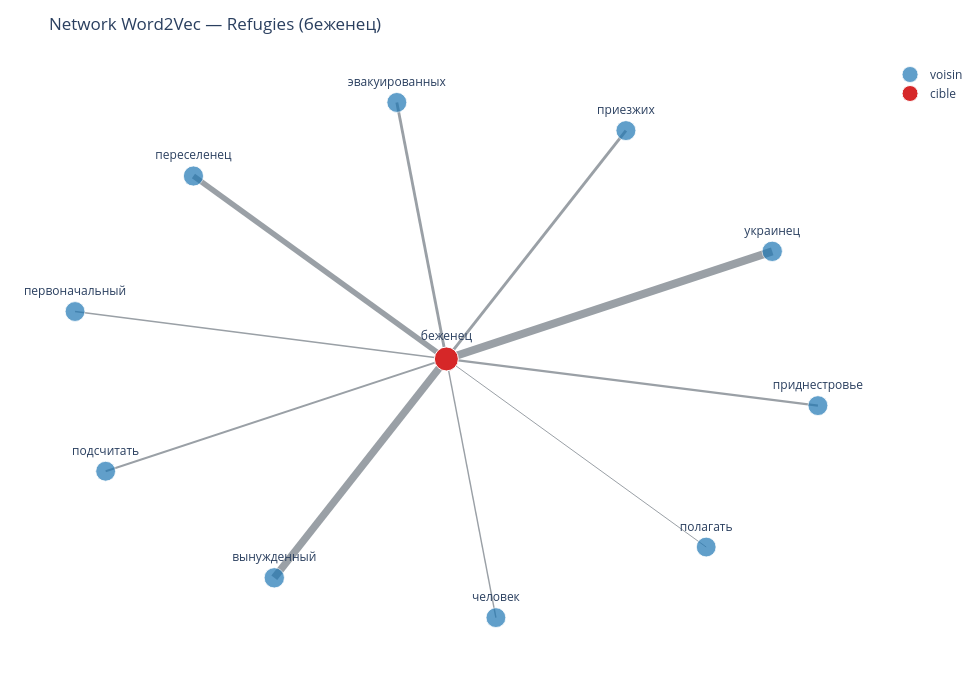
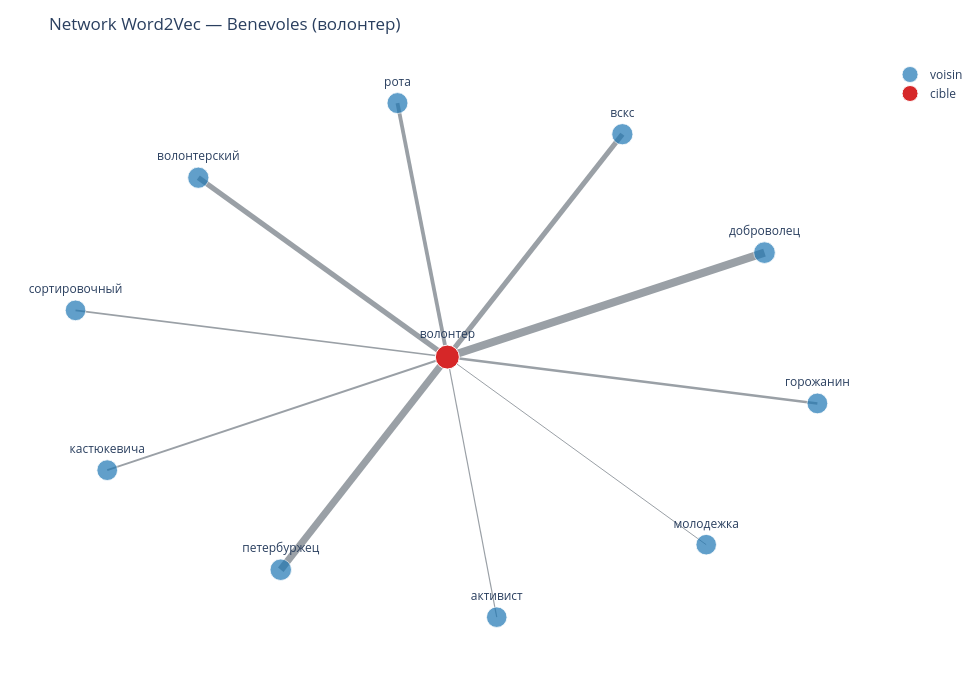
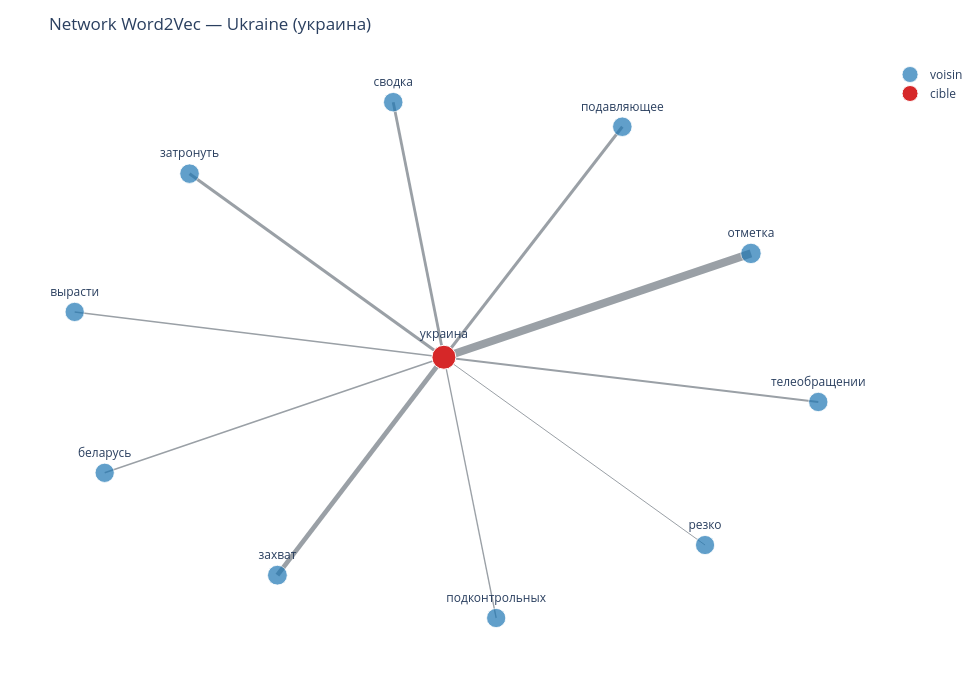
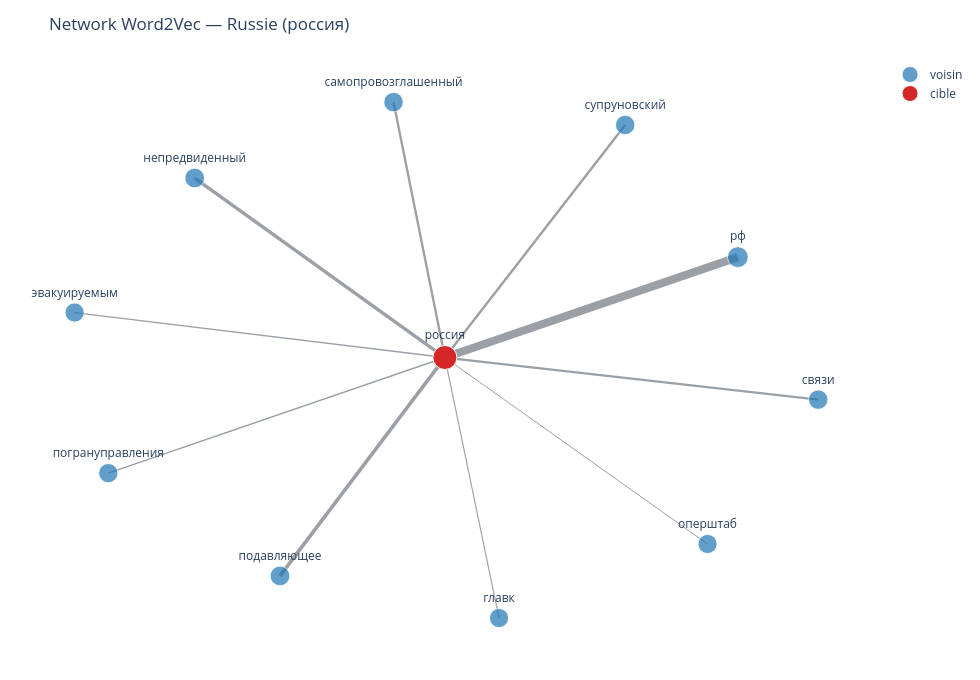

The cell these charts' notebook holds for them, in order:
### Markdown cell above
### 4.10. Visualisation en réseau des voisins Word2Vec

Cette cellule représente chaque terme-cible et ses voisins sous forme de graphe. L’épaisseur des liens traduit le score de similarité. La visualisation aide à repérer les champs lexicaux dominants autour de chaque cible.

### Code cell
# 5) Petit network graph par target (mot cible + voisins Word2Vec)
import networkx as nx
import plotly.graph_objects as go

if "similar_df" not in globals() or similar_df.empty:
    raise ValueError("similar_df est vide. Exécute d'abord la cellule 3) Most similar.")

NET_TOPN = 10  # nombre de voisins par cible

for label, term in TARGETS_W2V.items():
    t = normalize_token(term)
    if t not in w2v_model.wv:
        print(f"Cible ignorée (absente du vocabulaire): {label} -> {t}")
        continue

    sub = (
        similar_df[similar_df["target"] == label]
        .sort_values("rank")
        .head(NET_TOPN)
    )

    if sub.empty:
        print(f"Aucun voisin à tracer pour {label}.")
        continue

    # Graphe étoile: cible au centre + voisins
    G = nx.Graph()
    G.add_node(t, node_type="cible")

    for _, r in sub.iterrows():
        w = str(r["similar_word"])
        sim = float(r["similarity"])
        G.add_node(w, node_type="voisin")
        G.add_edge(t, w, weight=sim)

    # Layout
    pos = nx.spring_layout(G, seed=RANDOM_SEED, k=0.9)

    # Arêtes avec épaisseur proportionnelle à la similarité
    sim_values = [G.edges[u, v]["weight"] for u, v in G.edges()]
    sim_min, sim_max = min(sim_values), max(sim_values)

    def edge_width(sim: float, w_min: float = 1.0, w_max: float = 8.0) -> float:
        if sim_max == sim_min:
            return (w_min + w_max) / 2
        return w_min + (sim - sim_min) * (w_max - w_min) / (sim_max - sim_min)

    edge_traces = []
    for u, v in G.edges():
        x0, y0 = pos[u]
        x1, y1 = pos[v]
        sim = float(G.edges[u, v]["weight"])

        edge_traces.append(
            go.Scatter(
                x=[x0, x1],
                y=[y0, y1],
                mode="lines",
                line=dict(width=edge_width(sim), color="#9aa0a6"),
                hovertemplate=f"similarity={sim:.3f}<extra>lien</extra>",
                showlegend=False,
            )
        )

    # Nœuds (cible)
    target_trace = go.Scatter(
        x=[pos[n][0] for n in G.nodes() if G.nodes[n]["node_type"] == "cible"],
        y=[pos[n][1] for n in G.nodes() if G.nodes[n]["node_type"] == "cible"],
        mode="markers+text",
        text=[n for n in G.nodes() if G.nodes[n]["node_type"] == "cible"],
        textposition="top center",
        marker=dict(size=24, color="#d62728", line=dict(width=1, color="white")),
        name="cible",
        hovertemplate="mot=%{text}<extra>cible</extra>",
    )

    # Nœuds (voisins)
    voisin_nodes = [n for n in G.nodes() if G.nodes[n]["node_type"] == "voisin"]
    voisin_sizes = []
    for n in voisin_nodes:
        sim = G.edges[t, n]["weight"] if G.has_edge(t, n) else 0.0
        voisin_sizes.append(10 + sim * 18)

    voisin_trace = go.Scatter(
        x=[pos[n][0] for n in voisin_nodes],
        y=[pos[n][1] for n in voisin_nodes],
        mode="markers+text",
        text=voisin_nodes,
        textposition="top center",
        marker=dict(size=voisin_sizes, color="#1f77b4", line=dict(width=0.8, color="white")),
        name="voisin",
        hovertemplate="mot=%{text}<extra>voisin</extra>",
    )

    fig = go.Figure(data=edge_traces + [voisin_trace, target_trace])
    fig.update_layout(
        title=f"Network Word2Vec — {label} ({t})",
        template="plotly_white",
        width=980,
        height=680,
        showlegend=True,
        margin=dict(l=20, r=20, t=60, b=20),
        xaxis=dict(showgrid=False, zeroline=False, showticklabels=False),
        yaxis=dict(showgrid=False, zeroline=False, showticklabels=False),
    )
    fig.show()

print("Terminé: network graph affiché pour chaque target (épaisseur des liens = similarity).")

### Figure 1 — Plotly figure (JSON) as saved in the notebook; plotly's stock layout.template omitted (floating-point values rounded to 4 significant figures)
{"data": [{"hovertemplate": "similarity=0.574<extra>lien</extra>", "line": {"color": "#9aa0a6", "width": 8}, "mode": "lines", "showlegend": false, "type": "scatter", "x": [4.894e-05, 0.8685], "y": [0.0005768, 0.4169]}, {"hovertemplate": "similarity=0.572<extra>lien</extra>", "line": {"color": "#9aa0a6", "width": 7.491}, "mode": "lines", "showlegend": false, "type": "scatter", "x": [4.894e-05, -0.4586], "y": [0.0005768, -0.8459]}, {"hovertemplate": "similarity=0.562<extra>lien</extra>", "line": {"color": "#9aa0a6", "width": 5.405}, "mode": "lines", "showlegend": false, "type": "scatter", "x": [4.894e-05, -0.674], "y": [0.0005768, 0.7082]}, {"hovertemplate": "similarity=0.551<extra>lien</extra>", "line": {"color": "#9aa0a6", "width": 2.939}, "mode": "lines", "showlegend": false, "type": "scatter", "x": [4.894e-05, 0.4786], "y": [0.0005768, 0.884]}, {"hovertemplate": "similarity=0.551<extra>lien</extra>", "line": {"color": "#9aa0a6", "width": 2.847}, "mode": "lines", "showlegend": false, "type": "scatter", "x": [4.894e-05, -0.1319], "y": [0.0005768, 0.9928]}, {"hovertemplate": "similarity=0.548<extra>lien</extra>", "line": {"color": "#9aa0a6", "width": 2.252}, "mode": "lines", "showlegend": false, "type": "scatter", "x": [4.894e-05, 0.9903], "y": [0.0005768, -0.1799]}, {"hovertemplate": "similarity=0.546<extra>lien</extra>", "line": {"color": "#9aa0a6", "width": 1.923}, "mode": "lines", "showlegend": false, "type": "scatter", "x": [4.894e-05, -0.908], "y": [0.0005768, -0.4338]}, {"hovertemplate": "similarity=0.545<extra>lien</extra>", "line": {"color": "#9aa0a6", "width": 1.669}, "mode": "lines", "showlegend": false, "type": "scatter", "x": [4.894e-05, -0.9896], "y": [0.0005768, 0.1841]}, {"hovertemplate": "similarity=0.544<extra>lien</extra>", "line": {"color": "#9aa0a6", "width": 1.429}, "mode": "lines", "showlegend": false, "type": "scatter", "x": [4.894e-05, 0.1321], "y": [0.0005768, -1]}, {"hovertemplate": "similarity=0.542<extra>lien</extra>", "line": {"color": "#9aa0a6", "width": 1}, "mode": "lines", "showlegend": false, "type": "scatter", "x": [4.894e-05, 0.6926], "y": [0.0005768, -0.7269]}, {"hovertemplate": "mot=%{text}<extra>voisin</extra>", "marker": {"color": "#1f77b4", "line": {"color": "white", "width": 0.8}, "size": [20.34, 20.29, 20.12, 19.92, 19.91, 19.86, 19.84, 19.82, 19.8, 19.76]}, "mode": "markers+text", "name": "voisin", "text": ["украинец", "вынужденный", "переселенец", "приезжих", "эвакуированных", "приднестровье", "подсчитать", "первоначальный", "человек", "полагать"], "textposition": "top center", "type": "scatter", "x": [0.8685, -0.4586, -0.674, 0.4786, -0.1319, 0.9903, -0.908, -0.9896, 0.1321, 0.6926], "y": [0.4169, -0.8459, 0.7082, 0.884, 0.9928, -0.1799, -0.4338, 0.1841, -1, -0.7269]}, {"hovertemplate": "mot=%{text}<extra>cible</extra>", "marker": {"color": "#d62728", "line": {"color": "white", "width": 1}, "size": 24}, "mode": "markers+text", "name": "cible", "text": ["беженец"], "textposition": "top center", "type": "scatter", "x": [4.894e-05], "y": [0.0005768]}], "layout": {"height": 680, "margin": {"b": 20, "l": 20, "r": 20, "t": 60}, "showlegend": true, "title": {"text": "Network Word2Vec — Refugies (беженец)"}, "width": 980, "xaxis": {"showgrid": false, "showticklabels": false, "zeroline": false}, "yaxis": {"showgrid": false, "showticklabels": false, "zeroline": false}}}

### Figure 2 — Plotly figure (JSON) as saved in the notebook; plotly's stock layout.template omitted (floating-point values rounded to 4 significant figures)
{"data": [{"hovertemplate": "similarity=0.645<extra>lien</extra>", "line": {"color": "#9aa0a6", "width": 8}, "mode": "lines", "showlegend": false, "type": "scatter", "x": [0.001667, 0.8451], "y": [0.004462, 0.4077]}, {"hovertemplate": "similarity=0.637<extra>lien</extra>", "line": {"color": "#9aa0a6", "width": 7.043}, "mode": "lines", "showlegend": false, "type": "scatter", "x": [0.001667, -0.4413], "y": [0.004462, -0.8169]}, {"hovertemplate": "similarity=0.621<extra>lien</extra>", "line": {"color": "#9aa0a6", "width": 5.233}, "mode": "lines", "showlegend": false, "type": "scatter", "x": [0.001667, -0.6605], "y": [0.004462, 0.697]}, {"hovertemplate": "similarity=0.620<extra>lien</extra>", "line": {"color": "#9aa0a6", "width": 5.14}, "mode": "lines", "showlegend": false, "type": "scatter", "x": [0.001667, 0.4672], "y": [0.004462, 0.865]}, {"hovertemplate": "similarity=0.609<extra>lien</extra>", "line": {"color": "#9aa0a6", "width": 3.79}, "mode": "lines", "showlegend": false, "type": "scatter", "x": [0.001667, -0.131], "y": [0.004462, 0.9852]}, {"hovertemplate": "similarity=0.597<extra>lien</extra>", "line": {"color": "#9aa0a6", "width": 2.425}, "mode": "lines", "showlegend": false, "type": "scatter", "x": [0.001667, 0.9858], "y": [0.004462, -0.1746]}, {"hovertemplate": "similarity=0.593<extra>lien</extra>", "line": {"color": "#9aa0a6", "width": 1.971}, "mode": "lines", "showlegend": false, "type": "scatter", "x": [0.001667, -0.9029], "y": [0.004462, -0.4324]}, {"hovertemplate": "similarity=0.590<extra>lien</extra>", "line": {"color": "#9aa0a6", "width": 1.596}, "mode": "lines", "showlegend": false, "type": "scatter", "x": [0.001667, -0.9872], "y": [0.004462, 0.1847]}, {"hovertemplate": "similarity=0.586<extra>lien</extra>", "line": {"color": "#9aa0a6", "width": 1.173}, "mode": "lines", "showlegend": false, "type": "scatter", "x": [0.001667, 0.133], "y": [0.004462, -1]}, {"hovertemplate": "similarity=0.584<extra>lien</extra>", "line": {"color": "#9aa0a6", "width": 1}, "mode": "lines", "showlegend": false, "type": "scatter", "x": [0.001667, 0.6901], "y": [0.004462, -0.7201]}, {"hovertemplate": "mot=%{text}<extra>voisin</extra>", "marker": {"color": "#1f77b4", "line": {"color": "white", "width": 0.8}, "size": [21.61, 21.46, 21.18, 21.16, 20.95, 20.74, 20.67, 20.61, 20.55, 20.52]}, "mode": "markers+text", "name": "voisin", "text": ["доброволец", "петербуржец", "волонтерский", "вскс", "рота", "горожанин", "кастюкевича", "сортировочный", "активист", "молодежка"], "textposition": "top center", "type": "scatter", "x": [0.8451, -0.4413, -0.6605, 0.4672, -0.131, 0.9858, -0.9029, -0.9872, 0.133, 0.6901], "y": [0.4077, -0.8169, 0.697, 0.865, 0.9852, -0.1746, -0.4324, 0.1847, -1, -0.7201]}, {"hovertemplate": "mot=%{text}<extra>cible</extra>", "marker": {"color": "#d62728", "line": {"color": "white", "width": 1}, "size": 24}, "mode": "markers+text", "name": "cible", "text": ["волонтер"], "textposition": "top center", "type": "scatter", "x": [0.001667], "y": [0.004462]}], "layout": {"height": 680, "margin": {"b": 20, "l": 20, "r": 20, "t": 60}, "showlegend": true, "title": {"text": "Network Word2Vec — Benevoles (волонтер)"}, "width": 980, "xaxis": {"showgrid": false, "showticklabels": false, "zeroline": false}, "yaxis": {"showgrid": false, "showticklabels": false, "zeroline": false}}}

### Figure 3 — Plotly figure (JSON) as saved in the notebook; plotly's stock layout.template omitted (floating-point values rounded to 4 significant figures)
{"data": [{"hovertemplate": "similarity=0.576<extra>lien</extra>", "line": {"color": "#9aa0a6", "width": 8}, "mode": "lines", "showlegend": false, "type": "scatter", "x": [0.001664, 0.8205], "y": [0.002961, 0.401]}, {"hovertemplate": "similarity=0.544<extra>lien</extra>", "line": {"color": "#9aa0a6", "width": 4.686}, "mode": "lines", "showlegend": false, "type": "scatter", "x": [0.001664, -0.4424], "y": [0.002961, -0.8326]}, {"hovertemplate": "similarity=0.528<extra>lien</extra>", "line": {"color": "#9aa0a6", "width": 3.075}, "mode": "lines", "showlegend": false, "type": "scatter", "x": [0.001664, -0.6767], "y": [0.002961, 0.7068]}, {"hovertemplate": "similarity=0.527<extra>lien</extra>", "line": {"color": "#9aa0a6", "width": 2.967}, "mode": "lines", "showlegend": false, "type": "scatter", "x": [0.001664, 0.4774], "y": [0.002961, 0.8866]}, {"hovertemplate": "similarity=0.526<extra>lien</extra>", "line": {"color": "#9aa0a6", "width": 2.822}, "mode": "lines", "showlegend": false, "type": "scatter", "x": [0.001664, -0.1335], "y": [0.002961, 0.9809]}, {"hovertemplate": "similarity=0.517<extra>lien</extra>", "line": {"color": "#9aa0a6", "width": 1.92}, "mode": "lines", "showlegend": false, "type": "scatter", "x": [0.001664, 1], "y": [0.002961, -0.1685]}, {"hovertemplate": "similarity=0.513<extra>lien</extra>", "line": {"color": "#9aa0a6", "width": 1.555}, "mode": "lines", "showlegend": false, "type": "scatter", "x": [0.001664, -0.903], "y": [0.002961, -0.4402]}, {"hovertemplate": "similarity=0.513<extra>lien</extra>", "line": {"color": "#9aa0a6", "width": 1.532}, "mode": "lines", "showlegend": false, "type": "scatter", "x": [0.001664, -0.983], "y": [0.002961, 0.1767]}, {"hovertemplate": "similarity=0.511<extra>lien</extra>", "line": {"color": "#9aa0a6", "width": 1.338}, "mode": "lines", "showlegend": false, "type": "scatter", "x": [0.001664, 0.141], "y": [0.002961, -0.9968]}, {"hovertemplate": "similarity=0.508<extra>lien</extra>", "line": {"color": "#9aa0a6", "width": 1}, "mode": "lines", "showlegend": false, "type": "scatter", "x": [0.001664, 0.6981], "y": [0.002961, -0.717]}, {"hovertemplate": "mot=%{text}<extra>voisin</extra>", "marker": {"color": "#1f77b4", "line": {"color": "white", "width": 0.8}, "size": [20.37, 19.79, 19.5, 19.48, 19.46, 19.3, 19.24, 19.23, 19.2, 19.14]}, "mode": "markers+text", "name": "voisin", "text": ["отметка", "захват", "затронуть", "подавляющее", "сводка", "телеобращении", "беларусь", "вырасти", "подконтрольных", "резко"], "textposition": "top center", "type": "scatter", "x": [0.8205, -0.4424, -0.6767, 0.4774, -0.1335, 1, -0.903, -0.983, 0.141, 0.6981], "y": [0.401, -0.8326, 0.7068, 0.8866, 0.9809, -0.1685, -0.4402, 0.1767, -0.9968, -0.717]}, {"hovertemplate": "mot=%{text}<extra>cible</extra>", "marker": {"color": "#d62728", "line": {"color": "white", "width": 1}, "size": 24}, "mode": "markers+text", "name": "cible", "text": ["украина"], "textposition": "top center", "type": "scatter", "x": [0.001664], "y": [0.002961]}], "layout": {"height": 680, "margin": {"b": 20, "l": 20, "r": 20, "t": 60}, "showlegend": true, "title": {"text": "Network Word2Vec — Ukraine (украина)"}, "width": 980, "xaxis": {"showgrid": false, "showticklabels": false, "zeroline": false}, "yaxis": {"showgrid": false, "showticklabels": false, "zeroline": false}}}

### Figure 4 — Plotly figure (JSON) as saved in the notebook; plotly's stock layout.template omitted (floating-point values rounded to 4 significant figures)
{"data": [{"hovertemplate": "similarity=0.597<extra>lien</extra>", "line": {"color": "#9aa0a6", "width": 8}, "mode": "lines", "showlegend": false, "type": "scatter", "x": [0.002482, 0.7852], "y": [0.003589, 0.3889]}, {"hovertemplate": "similarity=0.539<extra>lien</extra>", "line": {"color": "#9aa0a6", "width": 3.647}, "mode": "lines", "showlegend": false, "type": "scatter", "x": [0.002482, -0.4382], "y": [0.003589, -0.8345]}, {"hovertemplate": "similarity=0.536<extra>lien</extra>", "line": {"color": "#9aa0a6", "width": 3.371}, "mode": "lines", "showlegend": false, "type": "scatter", "x": [0.002482, -0.6661], "y": [0.003589, 0.6923]}, {"hovertemplate": "similarity=0.523<extra>lien</extra>", "line": {"color": "#9aa0a6", "width": 2.381}, "mode": "lines", "showlegend": false, "type": "scatter", "x": [0.002482, 0.4842], "y": [0.003589, 0.8959]}, {"hovertemplate": "similarity=0.522<extra>lien</extra>", "line": {"color": "#9aa0a6", "width": 2.349}, "mode": "lines", "showlegend": false, "type": "scatter", "x": [0.002482, -0.1349], "y": [0.003589, 0.9835]}, {"hovertemplate": "similarity=0.521<extra>lien</extra>", "line": {"color": "#9aa0a6", "width": 2.255}, "mode": "lines", "showlegend": false, "type": "scatter", "x": [0.002482, 1], "y": [0.003589, -0.158]}, {"hovertemplate": "similarity=0.511<extra>lien</extra>", "line": {"color": "#9aa0a6", "width": 1.483}, "mode": "lines", "showlegend": false, "type": "scatter", "x": [0.002482, -0.897], "y": [0.003589, -0.44]}, {"hovertemplate": "similarity=0.509<extra>lien</extra>", "line": {"color": "#9aa0a6", "width": 1.318}, "mode": "lines", "showlegend": false, "type": "scatter", "x": [0.002482, -0.9869], "y": [0.003589, 0.1762]}, {"hovertemplate": "similarity=0.506<extra>lien</extra>", "line": {"color": "#9aa0a6", "width": 1.136}, "mode": "lines", "showlegend": false, "type": "scatter", "x": [0.002482, 0.147], "y": [0.003589, -0.9961]}, {"hovertemplate": "similarity=0.504<extra>lien</extra>", "line": {"color": "#9aa0a6", "width": 1}, "mode": "lines", "showlegend": false, "type": "scatter", "x": [0.002482, 0.7042], "y": [0.003589, -0.7118]}, {"hovertemplate": "mot=%{text}<extra>voisin</extra>", "marker": {"color": "#1f77b4", "line": {"color": "white", "width": 0.8}, "size": [20.74, 19.71, 19.64, 19.41, 19.4, 19.38, 19.2, 19.16, 19.11, 19.08]}, "mode": "markers+text", "name": "voisin", "text": ["рф", "подавляющее", "непредвиденный", "супруновский", "самопровозглашенный", "связи", "погрануправления", "эвакуируемым", "главк", "оперштаб"], "textposition": "top center", "type": "scatter", "x": [0.7852, -0.4382, -0.6661, 0.4842, -0.1349, 1, -0.897, -0.9869, 0.147, 0.7042], "y": [0.3889, -0.8345, 0.6923, 0.8959, 0.9835, -0.158, -0.44, 0.1762, -0.9961, -0.7118]}, {"hovertemplate": "mot=%{text}<extra>cible</extra>", "marker": {"color": "#d62728", "line": {"color": "white", "width": 1}, "size": 24}, "mode": "markers+text", "name": "cible", "text": ["россия"], "textposition": "top center", "type": "scatter", "x": [0.002482], "y": [0.003589]}], "layout": {"height": 680, "margin": {"b": 20, "l": 20, "r": 20, "t": 60}, "showlegend": true, "title": {"text": "Network Word2Vec — Russie (россия)"}, "width": 980, "xaxis": {"showgrid": false, "showticklabels": false, "zeroline": false}, "yaxis": {"showgrid": false, "showticklabels": false, "zeroline": false}}}
